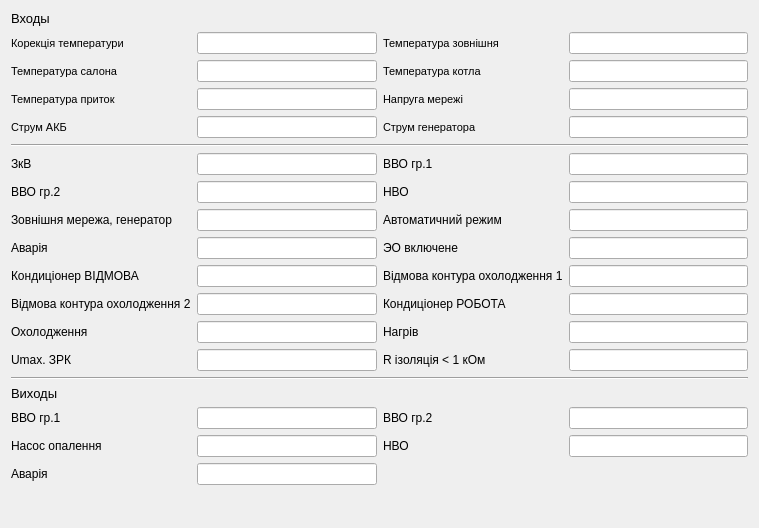
<?xml version="1.0" encoding="UTF-8"?>
<ui version="4.0">
 <class>InOutDisplayFrame</class>
 <widget class="QWidget" name="InOutDisplayFrame">
  <property name="geometry">
   <rect>
    <x>0</x>
    <y>0</y>
    <width>759</width>
    <height>528</height>
   </rect>
  </property>
  <property name="windowTitle">
   <string>Form</string>
  </property>
  <layout class="QGridLayout" name="gridLayout_2">
   <item row="0" column="0">
    <layout class="QGridLayout" name="gridLayout">
     <item row="9" column="1">
      <widget class="QLineEdit" name="lineEdit_20"/>
     </item>
     <item row="1" column="3">
      <widget class="QLineEdit" name="lineEdit_2">
       <property name="font">
        <font>
         <pointsize>8</pointsize>
        </font>
       </property>
      </widget>
     </item>
     <item row="13" column="1">
      <widget class="QLineEdit" name="lineEdit_24"/>
     </item>
     <item row="8" column="1">
      <widget class="QLineEdit" name="lineEdit_19"/>
     </item>
     <item row="11" column="0">
      <widget class="QLabel" name="label_24">
       <property name="text">
        <string>Вiдмова контура охолодження 2</string>
       </property>
      </widget>
     </item>
     <item row="2" column="0">
      <widget class="QLabel" name="label_4">
       <property name="font">
        <font>
         <pointsize>8</pointsize>
        </font>
       </property>
       <property name="text">
        <string>Температура салона</string>
       </property>
      </widget>
     </item>
     <item row="4" column="2">
      <widget class="QLabel" name="label_14">
       <property name="font">
        <font>
         <pointsize>8</pointsize>
        </font>
       </property>
       <property name="text">
        <string>Струм генератора</string>
       </property>
      </widget>
     </item>
     <item row="11" column="2">
      <widget class="QLabel" name="label_30">
       <property name="text">
        <string>Кондицiонер РОБОТА</string>
       </property>
      </widget>
     </item>
     <item row="12" column="2">
      <widget class="QLabel" name="label_31">
       <property name="text">
        <string>Нагрiв</string>
       </property>
      </widget>
     </item>
     <item row="18" column="1">
      <widget class="QLineEdit" name="lineEdit_15"/>
     </item>
     <item row="2" column="2">
      <widget class="QLabel" name="label_7">
       <property name="font">
        <font>
         <pointsize>8</pointsize>
        </font>
       </property>
       <property name="text">
        <string>Температура котла</string>
       </property>
      </widget>
     </item>
     <item row="9" column="2">
      <widget class="QLabel" name="label_28">
       <property name="text">
        <string>ЭО включене</string>
       </property>
      </widget>
     </item>
     <item row="13" column="0">
      <widget class="QLabel" name="label_26">
       <property name="text">
        <string>Umax. ЗРК</string>
       </property>
      </widget>
     </item>
     <item row="10" column="1">
      <widget class="QLineEdit" name="lineEdit_21"/>
     </item>
     <item row="11" column="1">
      <widget class="QLineEdit" name="lineEdit_22"/>
     </item>
     <item row="7" column="2">
      <widget class="QLabel" name="label_9">
       <property name="text">
        <string>НВО</string>
       </property>
      </widget>
     </item>
     <item row="8" column="3">
      <widget class="QLineEdit" name="lineEdit_25"/>
     </item>
     <item row="2" column="3">
      <widget class="QLineEdit" name="lineEdit_9">
       <property name="font">
        <font>
         <pointsize>8</pointsize>
        </font>
       </property>
      </widget>
     </item>
     <item row="13" column="2">
      <widget class="QLabel" name="label_32">
       <property name="text">
        <string>R iзоляцiя &lt; 1 кОм</string>
       </property>
      </widget>
     </item>
     <item row="3" column="1">
      <widget class="QLineEdit" name="lineEdit_4">
       <property name="font">
        <font>
         <pointsize>8</pointsize>
        </font>
       </property>
      </widget>
     </item>
     <item row="7" column="3">
      <widget class="QLineEdit" name="lineEdit_13"/>
     </item>
     <item row="10" column="3">
      <widget class="QLineEdit" name="lineEdit_27"/>
     </item>
     <item row="4" column="1">
      <widget class="QLineEdit" name="lineEdit_7">
       <property name="font">
        <font>
         <pointsize>8</pointsize>
        </font>
       </property>
      </widget>
     </item>
     <item row="16" column="0">
      <widget class="QLabel" name="label_10">
       <property name="text">
        <string>ВВО гр.1</string>
       </property>
      </widget>
     </item>
     <item row="6" column="2">
      <widget class="QLabel" name="label_15">
       <property name="text">
        <string>ВВО гр.1</string>
       </property>
      </widget>
     </item>
     <item row="12" column="3">
      <widget class="QLineEdit" name="lineEdit_29"/>
     </item>
     <item row="16" column="2">
      <widget class="QLabel" name="label_18">
       <property name="text">
        <string>ВВО гр.2</string>
       </property>
      </widget>
     </item>
     <item row="17" column="2">
      <widget class="QLabel" name="label_19">
       <property name="text">
        <string>НВО</string>
       </property>
      </widget>
     </item>
     <item row="0" column="0" colspan="4">
      <widget class="QLabel" name="label">
       <property name="font">
        <font>
         <pointsize>10</pointsize>
        </font>
       </property>
       <property name="text">
        <string>Входы</string>
       </property>
      </widget>
     </item>
     <item row="8" column="2">
      <widget class="QLabel" name="label_27">
       <property name="text">
        <string>Автоматичний режим</string>
       </property>
      </widget>
     </item>
     <item row="16" column="3">
      <widget class="QLineEdit" name="lineEdit_16"/>
     </item>
     <item row="3" column="2">
      <widget class="QLabel" name="label_8">
       <property name="font">
        <font>
         <pointsize>8</pointsize>
        </font>
       </property>
       <property name="text">
        <string>Напруга мережi</string>
       </property>
      </widget>
     </item>
     <item row="3" column="3">
      <widget class="QLineEdit" name="lineEdit_10">
       <property name="font">
        <font>
         <pointsize>8</pointsize>
        </font>
       </property>
      </widget>
     </item>
     <item row="8" column="0">
      <widget class="QLabel" name="label_21">
       <property name="text">
        <string>Зовнiшня мережа, генератор</string>
       </property>
      </widget>
     </item>
     <item row="1" column="2">
      <widget class="QLabel" name="label_3">
       <property name="font">
        <font>
         <pointsize>8</pointsize>
        </font>
       </property>
       <property name="text">
        <string>Температура зовнiшня</string>
       </property>
      </widget>
     </item>
     <item row="6" column="1">
      <widget class="QLineEdit" name="lineEdit_8"/>
     </item>
     <item row="12" column="1">
      <widget class="QLineEdit" name="lineEdit_23"/>
     </item>
     <item row="10" column="0">
      <widget class="QLabel" name="label_23">
       <property name="text">
        <string>Кондицiонер ВIДМОВА</string>
       </property>
      </widget>
     </item>
     <item row="6" column="3">
      <widget class="QLineEdit" name="lineEdit_12"/>
     </item>
     <item row="7" column="0">
      <widget class="QLabel" name="label_6">
       <property name="text">
        <string>ВВО гр.2</string>
       </property>
      </widget>
     </item>
     <item row="3" column="0">
      <widget class="QLabel" name="label_5">
       <property name="font">
        <font>
         <pointsize>8</pointsize>
        </font>
       </property>
       <property name="text">
        <string>Температура приток</string>
       </property>
      </widget>
     </item>
     <item row="14" column="0" colspan="4">
      <widget class="Line" name="line">
       <property name="orientation">
        <enum>Qt::Horizontal</enum>
       </property>
      </widget>
     </item>
     <item row="4" column="0">
      <widget class="QLabel" name="label_12">
       <property name="font">
        <font>
         <pointsize>8</pointsize>
        </font>
       </property>
       <property name="text">
        <string>Струм АКБ</string>
       </property>
      </widget>
     </item>
     <item row="10" column="2">
      <widget class="QLabel" name="label_29">
       <property name="text">
        <string>Вiдмова контура охолодження 1</string>
       </property>
      </widget>
     </item>
     <item row="15" column="0" colspan="4">
      <widget class="QLabel" name="label_11">
       <property name="font">
        <font>
         <pointsize>10</pointsize>
        </font>
       </property>
       <property name="text">
        <string>Виходы</string>
       </property>
      </widget>
     </item>
     <item row="9" column="0">
      <widget class="QLabel" name="label_22">
       <property name="text">
        <string>Аварiя</string>
       </property>
      </widget>
     </item>
     <item row="17" column="3">
      <widget class="QLineEdit" name="lineEdit_17"/>
     </item>
     <item row="9" column="3">
      <widget class="QLineEdit" name="lineEdit_26"/>
     </item>
     <item row="1" column="0">
      <widget class="QLabel" name="label_2">
       <property name="font">
        <font>
         <pointsize>8</pointsize>
        </font>
       </property>
       <property name="text">
        <string>Корекцiя температури</string>
       </property>
      </widget>
     </item>
     <item row="1" column="1">
      <widget class="QLineEdit" name="lineEdit">
       <property name="font">
        <font>
         <pointsize>8</pointsize>
        </font>
       </property>
      </widget>
     </item>
     <item row="7" column="1">
      <widget class="QLineEdit" name="lineEdit_5"/>
     </item>
     <item row="18" column="0">
      <widget class="QLabel" name="label_17">
       <property name="text">
        <string>Аварiя</string>
       </property>
      </widget>
     </item>
     <item row="17" column="0">
      <widget class="QLabel" name="label_16">
       <property name="text">
        <string>Насос опалення</string>
       </property>
      </widget>
     </item>
     <item row="12" column="0">
      <widget class="QLabel" name="label_25">
       <property name="text">
        <string>Охолодження</string>
       </property>
      </widget>
     </item>
     <item row="4" column="3">
      <widget class="QLineEdit" name="lineEdit_11">
       <property name="font">
        <font>
         <pointsize>8</pointsize>
        </font>
       </property>
      </widget>
     </item>
     <item row="17" column="1">
      <widget class="QLineEdit" name="lineEdit_14"/>
     </item>
     <item row="16" column="1">
      <widget class="QLineEdit" name="lineEdit_6"/>
     </item>
     <item row="6" column="0">
      <widget class="QLabel" name="label_13">
       <property name="text">
        <string>ЗкВ</string>
       </property>
      </widget>
     </item>
     <item row="5" column="0" colspan="4">
      <widget class="Line" name="line_2">
       <property name="orientation">
        <enum>Qt::Horizontal</enum>
       </property>
      </widget>
     </item>
     <item row="11" column="3">
      <widget class="QLineEdit" name="lineEdit_28"/>
     </item>
     <item row="13" column="3">
      <widget class="QLineEdit" name="lineEdit_30"/>
     </item>
     <item row="2" column="1">
      <widget class="QLineEdit" name="lineEdit_3">
       <property name="font">
        <font>
         <pointsize>8</pointsize>
        </font>
       </property>
      </widget>
     </item>
    </layout>
   </item>
   <item row="1" column="0">
    <spacer name="verticalSpacer">
     <property name="orientation">
      <enum>Qt::Vertical</enum>
     </property>
     <property name="sizeHint" stdset="0">
      <size>
       <width>20</width>
       <height>1</height>
      </size>
     </property>
    </spacer>
   </item>
  </layout>
 </widget>
 <resources/>
 <connections/>
</ui>
